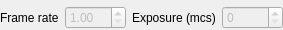
<?xml version="1.0" encoding="UTF-8"?>
<ui version="4.0">
 <class>CameraSetupWidget</class>
 <widget class="QWidget" name="CameraSetupWidget">
  <property name="geometry">
   <rect>
    <x>0</x>
    <y>0</y>
    <width>283</width>
    <height>30</height>
   </rect>
  </property>
  <property name="sizePolicy">
   <sizepolicy hsizetype="Preferred" vsizetype="Fixed">
    <horstretch>0</horstretch>
    <verstretch>0</verstretch>
   </sizepolicy>
  </property>
  <property name="windowTitle">
   <string>Dialog</string>
  </property>
  <layout class="QVBoxLayout" name="verticalLayout">
   <property name="leftMargin">
    <number>0</number>
   </property>
   <property name="topMargin">
    <number>0</number>
   </property>
   <property name="rightMargin">
    <number>0</number>
   </property>
   <property name="bottomMargin">
    <number>0</number>
   </property>
   <item>
    <layout class="QGridLayout" name="gridLayout">
     <property name="topMargin">
      <number>6</number>
     </property>
     <property name="rightMargin">
      <number>0</number>
     </property>
     <item row="0" column="2">
      <widget class="QLabel" name="label_2">
       <property name="sizePolicy">
        <sizepolicy hsizetype="Fixed" vsizetype="Preferred">
         <horstretch>0</horstretch>
         <verstretch>0</verstretch>
        </sizepolicy>
       </property>
       <property name="text">
        <string>Exposure (mcs)</string>
       </property>
      </widget>
     </item>
     <item row="0" column="0">
      <widget class="QLabel" name="label">
       <property name="sizePolicy">
        <sizepolicy hsizetype="Fixed" vsizetype="Preferred">
         <horstretch>0</horstretch>
         <verstretch>0</verstretch>
        </sizepolicy>
       </property>
       <property name="text">
        <string>Frame rate</string>
       </property>
      </widget>
     </item>
     <item row="0" column="1">
      <widget class="QDoubleSpinBox" name="spnFrameRate">
       <property name="enabled">
        <bool>false</bool>
       </property>
       <property name="minimum">
        <double>1.000000000000000</double>
       </property>
      </widget>
     </item>
     <item row="0" column="3">
      <widget class="QSpinBox" name="spnExposureTime">
       <property name="enabled">
        <bool>false</bool>
       </property>
      </widget>
     </item>
    </layout>
   </item>
  </layout>
 </widget>
 <resources/>
 <connections/>
</ui>
